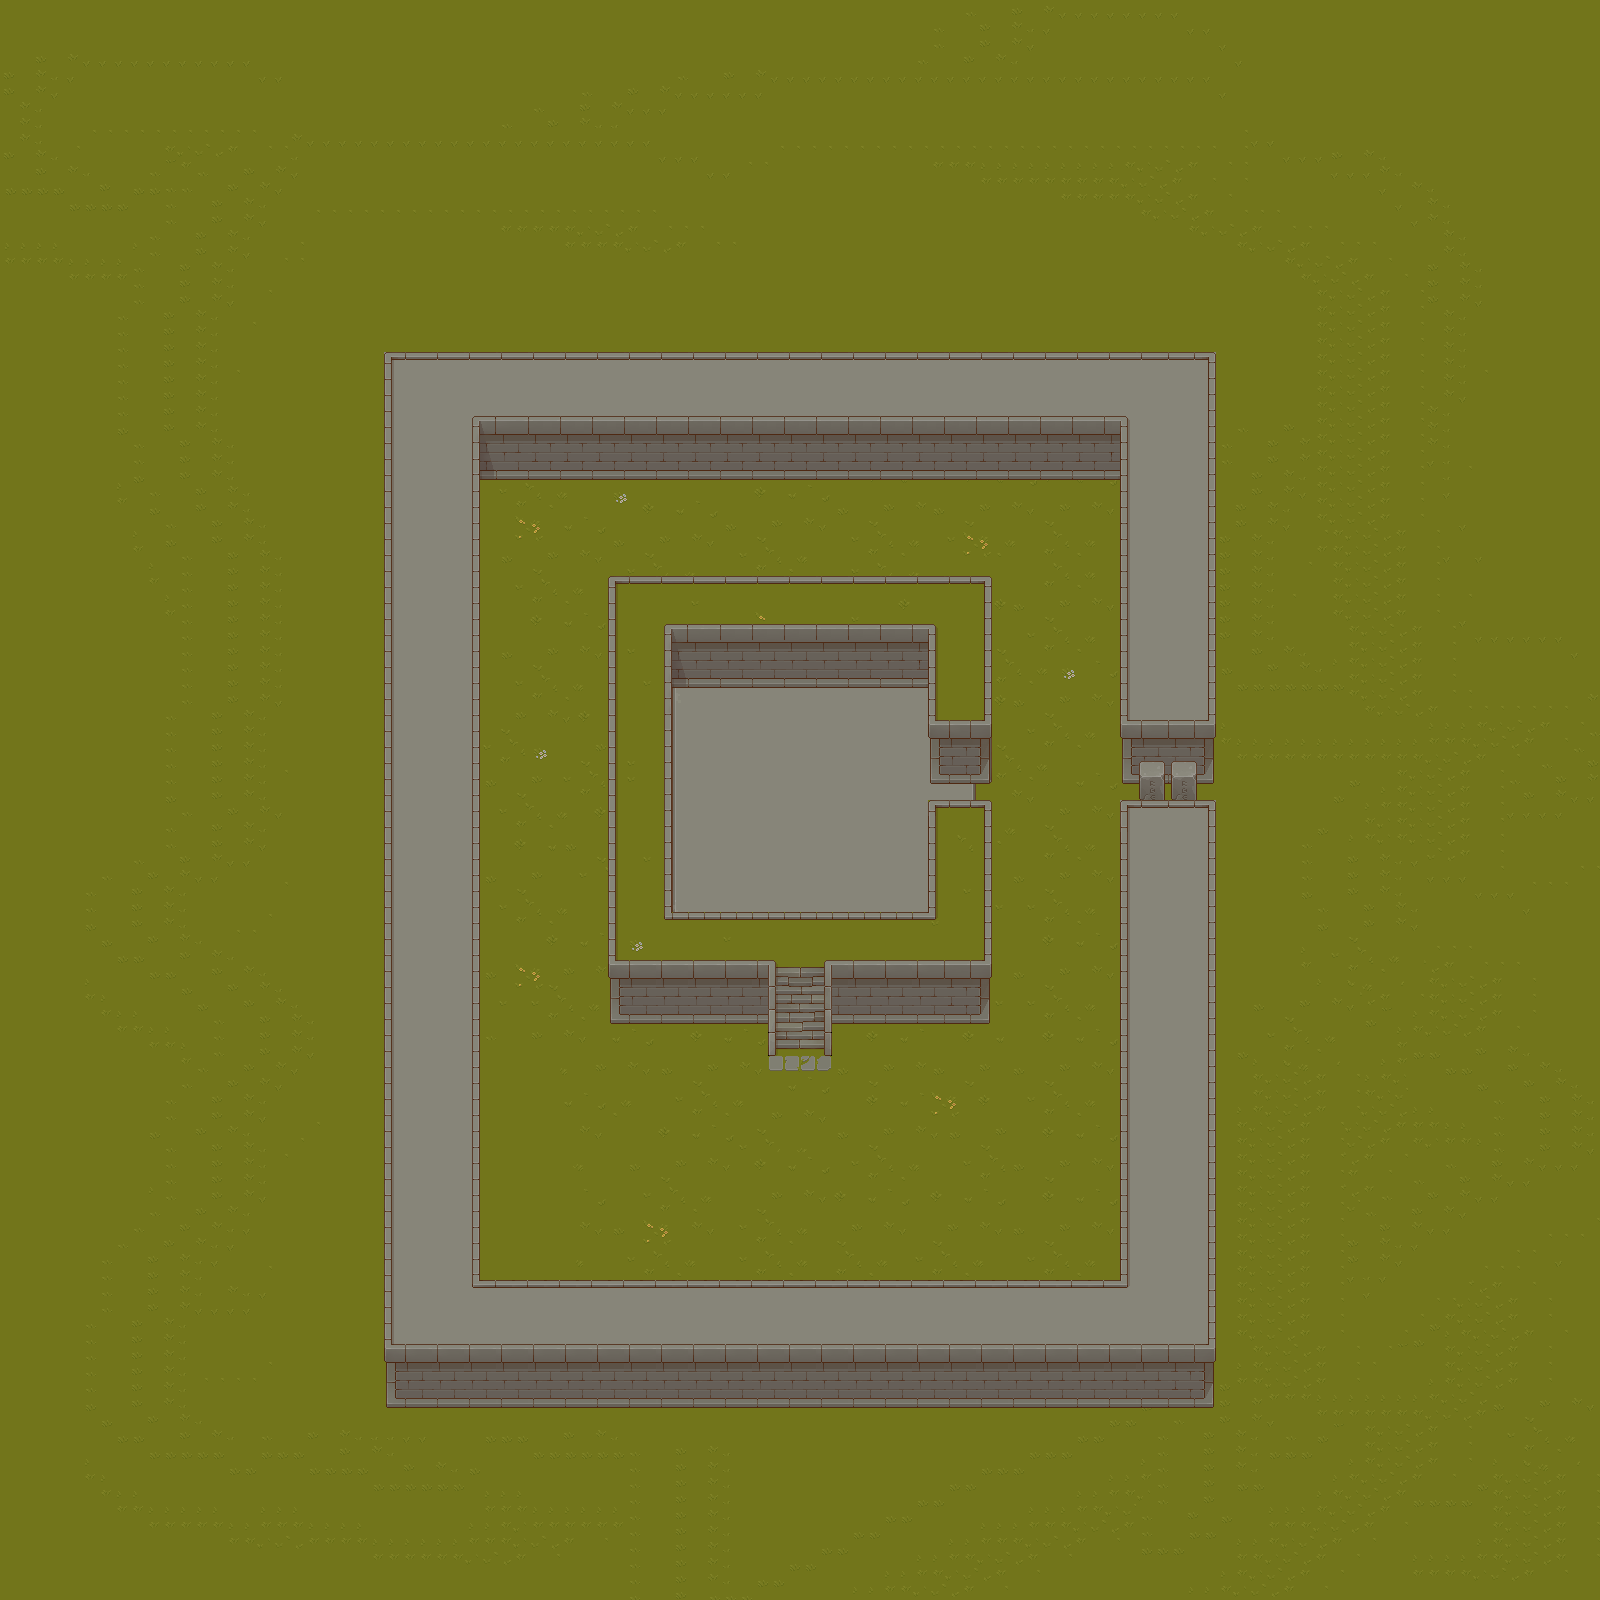

The image is a tile-based game level rendered from a .tmx file. Its description and source (layers, tilesets, objects; grid data summarised) follow:
An orthogonal 100x100 tile map with 16x16 px tiles, 7 tile layers (ground_grass, ground_stone, props_under, wallground, ...), 8 tilesets and 24 objects.

<map version="1.8" tiledversion="1.8.2" orientation="orthogonal" renderorder="right-down" width="100" height="100" tilewidth="16" tileheight="16" infinite="0" nextlayerid="10" nextobjectid="26">
 <editorsettings>
  <export target="map1.lua" format="lua" />
 </editorsettings>
 <tileset firstgid="1" name="TX Tileset Stone Ground" tilewidth="16" tileheight="16" tilecount="256" columns="16">
  <image source="../TX Tileset Stone Ground.png" width="256" height="256" />
 </tileset>
 <tileset firstgid="257" name="TX Tileset Wall" tilewidth="16" tileheight="16" tilecount="1024" columns="32">
  <image source="../TX Tileset Wall.png" width="512" height="512" />
 </tileset>
 <tileset firstgid="1281" name="TX Tileset Grass" tilewidth="16" tileheight="16" tilecount="256" columns="16">
  <image source="../TX Tileset Grass.png" width="256" height="256" />
 </tileset>
 <tileset firstgid="1537" name="TX Struct" tilewidth="16" tileheight="16" tilecount="1024" columns="32">
  <image source="../TX Struct.png" width="512" height="512" />
 </tileset>
 <tileset firstgid="2561" name="TX Props" tilewidth="16" tileheight="16" tilecount="1024" columns="32">
  <image source="../TX Props.png" width="512" height="512" />
 </tileset>
 <tileset firstgid="3585" name="TX plant" tilewidth="16" tileheight="16" tilecount="1024" columns="32">
  <image source="../TX Plant.png" width="512" height="512" />
 </tileset>
 <tileset firstgid="4609" name="TX Shadow" tilewidth="16" tileheight="16" tilecount="1024" columns="32">
  <image source="../TX Shadow.png" width="512" height="512" />
 </tileset>
 <tileset firstgid="5633" name="TX Shadow Plant" tilewidth="16" tileheight="16" tilecount="1024" columns="32">
  <image source="../TX Shadow Plant.png" width="512" height="512" />
 </tileset>
 <layer id="5" name="ground_grass" width="100" height="100">
  <data>[10000 cells, 8367 non-empty, 64 distinct tile ids]</data>
 </layer>
 <layer id="2" name="ground_stone" width="100" height="100">
  <data>[10000 cells, 289 non-empty, 26 distinct tile ids]</data>
 </layer>
 <layer id="6" name="props_under" width="100" height="100">
  <data>[10000 cells, 2 non-empty, 2 distinct tile ids]</data>
 </layer>
 <layer id="3" name="wallground" width="100" height="100">
  <data>[10000 cells, 1428 non-empty, 13 distinct tile ids]</data>
 </layer>
 <layer id="1" name="walls" width="100" height="100">
  <data>[10000 cells, 1008 non-empty, 82 distinct tile ids]</data>
 </layer>
 <layer id="7" name="props_over" width="100" height="100">
  <data>[10000 cells, 12 non-empty, 6 distinct tile ids]</data>
 </layer>
 <layer id="4" name="stairs" width="100" height="100">
  <data>[10000 cells, 24 non-empty, 24 distinct tile ids]</data>
 </layer>
 <objectgroup id="9" name="hitbox">
  <object id="1" x="934" y="720.5" width="50.5" height="17" />
  <object id="2" x="607.5" y="576" width="385" height="7" />
  <object id="3" x="608" y="580.5" width="7" height="384.5" />
  <object id="4" x="985" y="575.75" width="7" height="163.5" />
  <object id="5" x="928.5" y="623.25" width="5.5" height="115" />
  <object id="6" x="664.5" y="624" width="269" height="27" />
  <object id="7" x="939.5" y="731.5" width="41" height="16" />
  <object id="8" x="665" y="638.25" width="6" height="280" />
  <object id="9" x="669.5" y="911.75" width="265" height="7" />
  <object id="10" x="928.5" y="800.25" width="6.5" height="118" />
  <object id="11" x="983.5" y="800.75" width="7" height="163.5" />
  <object id="12" x="621" y="961.5" width="154" height="27" />
  <object id="13" x="608.5" y="961" width="154" height="17.5" />
  <object id="14" x="837" y="960.25" width="154" height="17.5" />
  <object id="15" x="825.5" y="961.5" width="154" height="27" />
  <object id="16" x="824.5" y="961.25" width="7" height="94.5" />
  <object id="17" x="768" y="961.75" width="7" height="93" />
  <object id="18" x="1120.5" y="801" width="95" height="535" />
  <object id="19" x="385" y="369.5" width="94" height="998.5" />
  <object id="20" x="473" y="417" width="662" height="27" />
  <object id="21" x="1120.33" y="353.917" width="94" height="383.833" />
  <object id="22" x="1131.5" y="731.667" width="73" height="16" />
  <object id="23" x="1140" y="771.333" width="24" height="29.3333" />
  <object id="25" x="469" y="1281.5" width="656" height="83" />
 </objectgroup>
</map>
